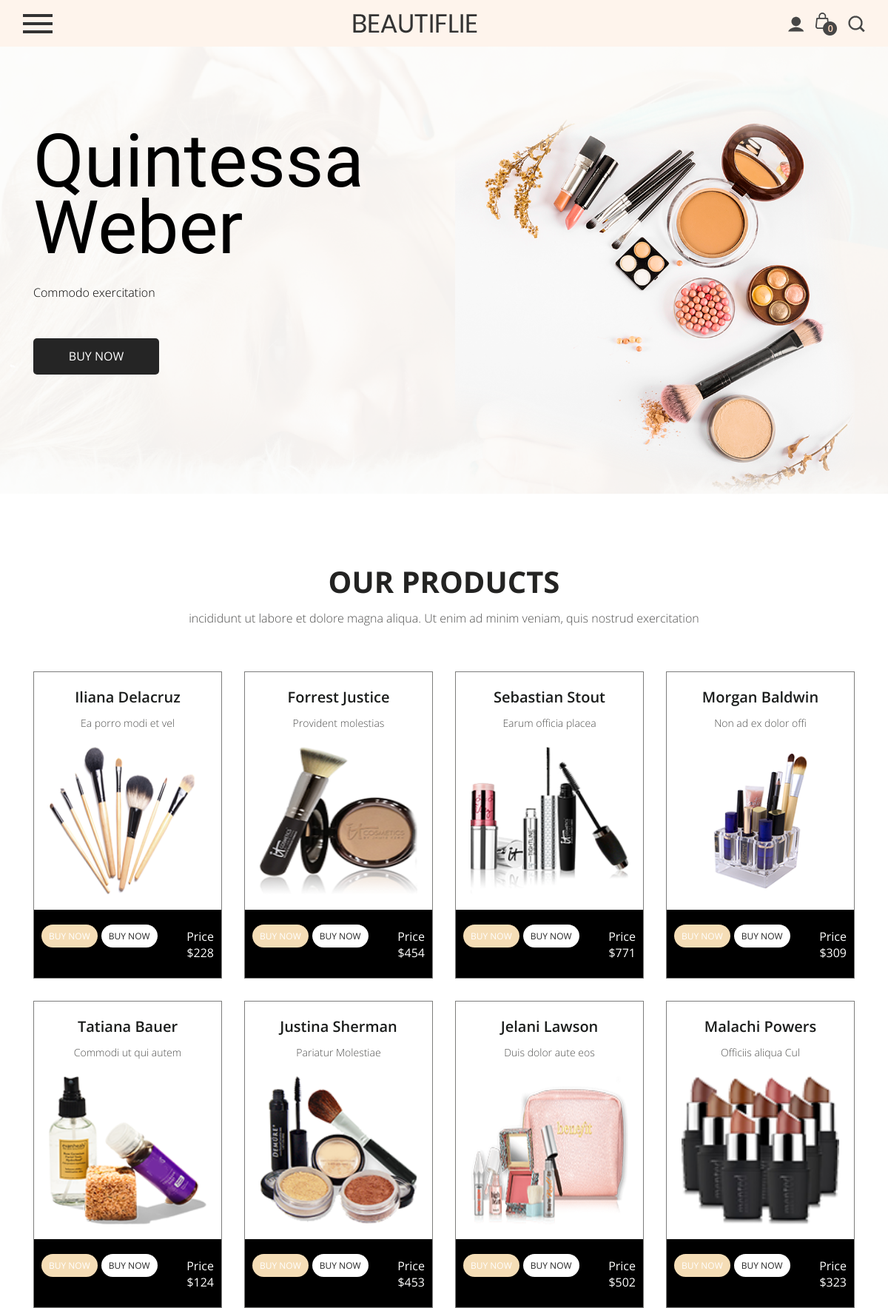
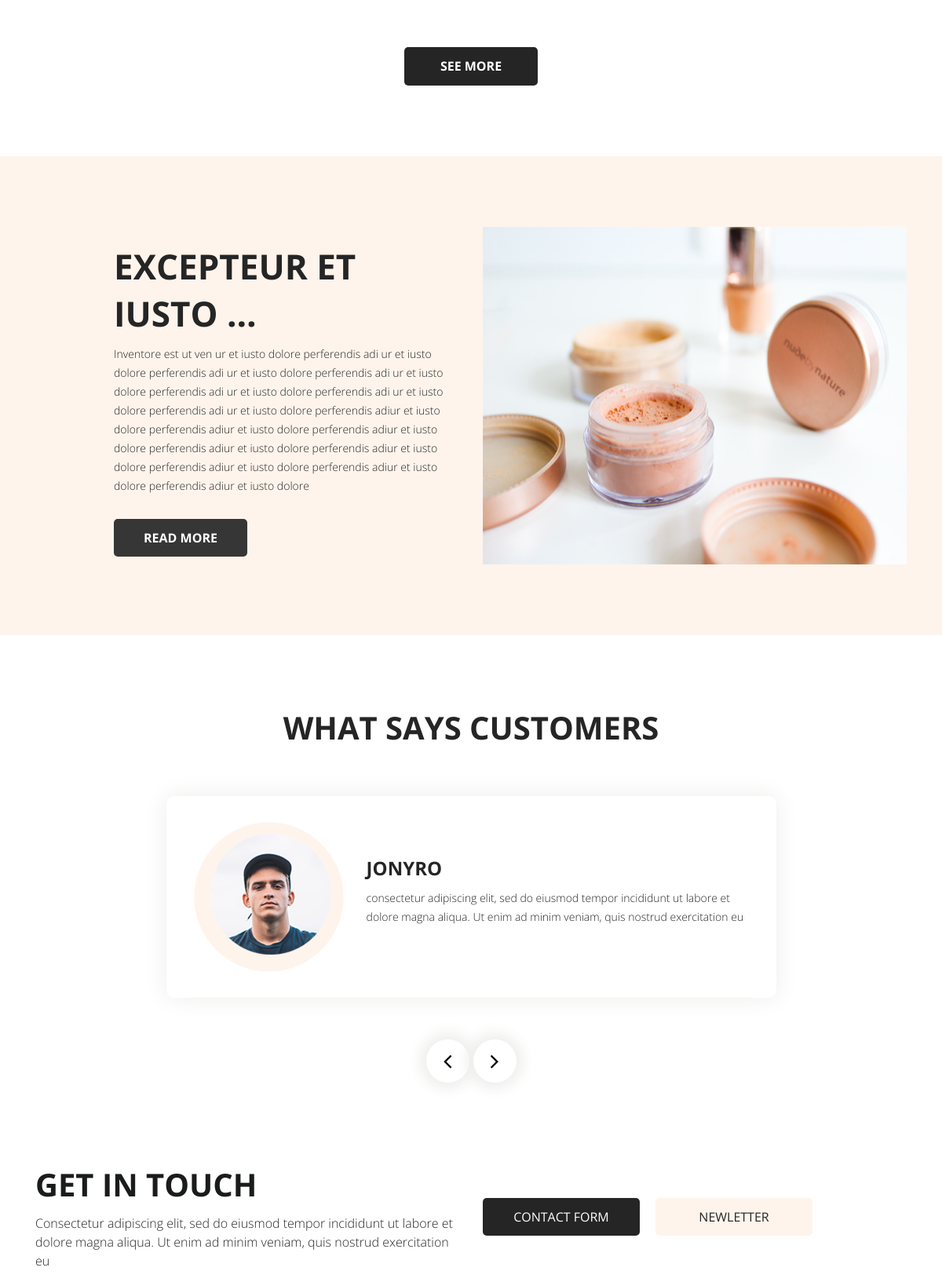
The page / (upper part) on the database its author committed (2 pictures, top to bottom).
### blog/models.py (models this page shows, shortened)
class Product(models.Model):
    tag = [
        ('carousel', 'Carousel'),
        ('product', 'Product'),
    ]
    name= models.CharField(max_length=200)
    bio = models.TextField()
    price = models.IntegerField()
    img = models.ImageField(upload_to='product/')
    tag_type = models.CharField(choices=tag, max_length=10)
    category = models.ForeignKey(Category,on_delete=models.CASCADE)

class About(models.Model):
        title = models.CharField(max_length=200)
        text = models.TextField()
        img = models.ImageField(upload_to='about/')

### blog/views.py (the view)
# urls.py: path('', index,name = 'index'),
def index(request):
    carousel = Product.objects.filter(tag_type='carousel')
    product = Product.objects.filter(tag_type='product')
    about = About.objects.all()[0]
    context = {
        'carousel': carousel,
        'product': product,
        'about': about
    }
    return render(request,'page/index.html', context=context)

### templates/page/index.html (shortened to what this page needs)
{% extends 'base/base.html' %}
{% load static %}
{% block content %}
      <div class="banner_section layout_padding">
         <div id="carouselExampleIndicators" class="carousel slide" data-ride="carousel">
            <div class="carousel-inner">
               {% for x in carousel %}
               {% if forloop.counter < 2 %}
               <div class="carousel-item active">
                  <div class="container">
                     <div class="row">
                        <div class="col-sm-6">
                           <a href="{% url 'detail' x.id %}"><h1 class="banner_taital">{{x.name}}</h1></a>
                           <p class="banner_text">{{x.bio}}</p>
                           <div class="read_bt"><a href="#">Buy Now</a></div>
                        </div>
                        <div class="col-sm-6">
                           <div class="banner_img"><img src="{{x.img.url}}"></div>
                        </div>
                     </div>
                  </div>
               </div>
               {% endif %}
               {% endfor %}
            </div>
         </div>
      </div>
      <div class="product_section layout_padding">
         <div class="container">
            <div class="row">
               <div class="col-sm-12">
                  <h1 class="product_taital">Our Products</h1>
                  <p class="product_text">incididunt ut labore et dolore magna aliqua. Ut enim ad minim veniam, quis nostrud exercitation</p>
               </div>
            </div>
            <div class="product_section_2 layout_padding">
               <div class="row">
                  {% for x in product %}
                  <div class="col-lg-3 col-sm-6">
                     <div class="product_box">
                        <a href="{% url 'detail' x.id %}" target="_blank" ><h4 class="bursh_text">{{x.name}}</h4></a>
                        <p class="lorem_text">{{x.bio}}</p>
                        <img src="{{x.img.url}}" class="image_1">
                        <div class="btn_main">
                           <div class="buy_bt">
                              <ul>
                                 <li class="active"><a href="#">Buy Now</a></li>
                                 <li><a href="#">Buy Now</a></li>
                              </ul>
                           </div>
                           <h3 class="price_text">Price ${{x.price}}</h3>
                        </div>
                     </div>
                  </div>
                  {% endfor %}
               </div>
               <div class="seemore_bt"><a href="#">See More</a></div>
            </div>
         </div>
      </div>
      <div class="about_section layout_padding">
         <div class="container">
            <div class="about_section_main">
               <div class="row">
                  <div class="col-md-6">
                     <div class="about_taital_main">
                        <h1 class="about_taital">{{about.title|truncatewords:3}}</h1>
                        <p class="about_text">{{about.text}}</p>
                        <div class="readmore_bt"><a href="#">Read More</a></div>
                     </div>
                  </div>
                  <div class="col-md-6">
                     <div><img src="{{about.img.url}}" class="image_3"></div>
                  </div>
               </div>
            </div>
         </div>
      </div>
      <div class="customer_section layout_padding">
         <div class="container">
            <div class="row">
               <div class="col-sm-12">
                  <h1 class="customer_taital">What says customers</h1>
               </div>
            </div>
            <div id="main_slider" class="carousel slide" data-ride="carousel">
               <div class="carousel-inner">
                  <div class="carousel-item active">
                     <div class="client_section_2">
                        <div class="client_main">
                           <div class="client_left">
                              <div class="client_img"><img src="{% static 'images/client-img.png' %}"></div>
                           </div>
                           <div class="client_right">
                              <h3 class="name_text">Jonyro</h3>
                              <p class="dolor_text">consectetur adipiscing elit, sed do eiusmod tempor incididunt ut labore et dolore magna aliqua. Ut enim ad minim veniam, quis nostrud exercitation  eu </p>
                           </div>
                        </div>
                     </div>
                  </div>
               </div>
               <a class="carousel-control-prev" href="#main_slider" role="button" data-slide="prev">
               <i class="fa fa-angle-left"></i>
               </a>
               <a class="carousel-control-next" href="#main_slider" role="button" data-slide="next">
               <i class="fa fa-angle-right"></i>
               </a>
            </div>
         </div>
      </div>
      <div class="contact_section layout_padding">
         <div class="container">
            <div class="row">
               <div class="col-md-6">
                  <h1 class="contact_taital">Get In Touch</h1>
                  <p class="contact_text">Consectetur adipiscing elit, sed do eiusmod tempor incididunt ut labore et dolore magna aliqua. Ut enim ad minim veniam, quis nostrud exercitation  eu </p>
               </div>
               <div class="col-md-6">
                  <div class="contact_main">
                     <div class="contact_bt"><a href="#">Contact Form</a></div>
                     <div class="newletter_bt"><a href="#">Newletter</a></div>
                  </div>
               </div>
            </div>
         </div>
      </div>
     {% endblock content %}

### rows shown on the page
Product: name "Quintessa Weber", bio "Commodo exercitation", img (picture)
Product: name "Iliana Delacruz", bio "Ea porro modi et vel", img (picture), price "228"
Product: name "Forrest Justice", bio "Provident molestias", img (picture), price "454"
Product: name "Sebastian Stout", bio "Earum officia placea", img (picture), price "771"
Product: name "Morgan Baldwin", bio "Non ad ex dolor offi", img (picture), price "309"
Product: name "Tatiana Bauer", bio "Commodi ut qui autem", img (picture), price "124"
Product: name "Justina Sherman", bio "Pariatur Molestiae", img (picture), price "453"
Product: name "Jelani Lawson", bio "Duis dolor aute eos", img (picture), price "502"
Product: name "Malachi Powers", bio "Officiis aliqua Cul", img (picture), price "323"
About: title "EXCEPTEUR ET IUSTO …", text "Inventore est ut ven ur et iusto dolore perferendis adi ur et iusto dolore perferendis adi ur et iusto dolore perferendis adi ur et iusto dolore perferendis adi ur et iusto dolore perferendis adi ur et iusto dolore perferendis adi ur et iusto dolore perferendis adiur et iusto dolore perferendis adiur et iusto dolore perferendis adiur et iusto dolore perferendis adiur et iusto dolore perferendis adiur et iusto dolore perferendis adiur et iusto dolore perferendis adiur et iusto dolore perferendis adiur et iusto dolore", img (picture)
